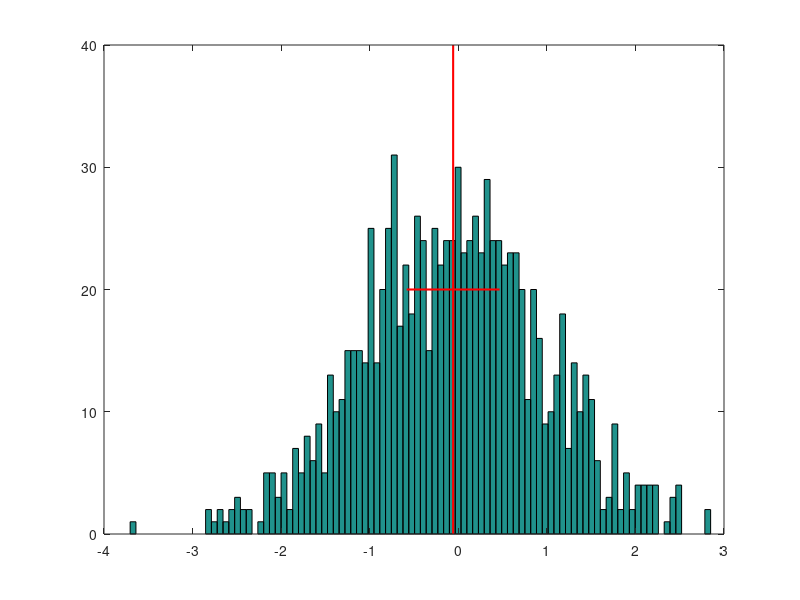

This chart was generated by the following MATLAB code: (Note: this script raises an error after producing the figure.)
%% Introduction
% Statistics is the study of the collection, analysis, interpretation,
% presentation, and organization of data (Wikipedia).
%
% Inference: deductive reasoning whenever enough information is at hand to
% permit it; inductive or plausible reasoning when - as is almost
% invariably the case in real problems - the necessary information is not
% available. But if a problem can be solved by deductive reasoning,
% probability theory is not needed for it; thus our topic is the optimal
% processing of incomplete information.
% 
% Modern statistics are based on probability theory, however, there are a
% gap/distinction between 'probability theory' and 'statistical inference'
% 
%% Let's start with some sampling problem:
rng(1);
nitem=1000;
x = randn(nitem,1);% generate n random sample from a normal distribution
% these n samples are random realization of the underlying distribution
% alternatively, you can view it as a random sampling of the same
% distribution for n times

% x = random('exp',1,[nitem,1]);

hist(x,100);% histogram for visualizing the data
hold on;

mean_x_1=mean(x);% compute the mean, the expected value of x
line([mean_x_1,mean_x_1],[0,40],'color','r','linewidth',1.5)
mean_x_2=sum(x)/length(x);% compute the mean, again
disp(['The mean of x is ' num2str(mean_x_1)])

var_x_1=var(x);% compute the variance, the expected value of (x-E(x))^2
line([mean_x_1-var_x_1/2,mean_x_1+var_x_1/2],[20,20],'color','r','linewidth',1.5)
var_x_2=sum((x-sum(x)/length(x)).^2)/(length(x)-1);% compute the variance, again
disp(['The var of x is ' num2str(var_x_1)])
%
%% biased and unbiased estimation of variance
% recall that from the last part the variance computed by matlab is 
% var_x_2=sum((x-sum(x)/length(x)).^2)/(length(x)-1);
% so why divided by length(x)-1

% Bessel correction
% A partially nice explanation could be found:
% https://liorpachter.wordpress.com/2014/05/25/bessels-correction-and-the-dangers-of-moocs/
% variance can be rewritten as a double sum corresponding to the average
% squared distance between points and the diagonal terms of the sum are
% zero in expectation. An explanation of why this fact leads to the n-1 in
% the unbiased estimator is as follows:

% The first step is to notice that the variance of a random variable is
% equal to half of the expected squared difference of two independent
% identically distributed random variables of that type. Specifically, the
% definition of variance is:

% var(X)=E((X-miu)^2) where miu=E(X) Equivalently, var(X)=E(X^2)-miu^2 Now
% suppose that Y is another random variable identically distributed to X
% and with X,Y independent. Then
% E((X-Y)^2)=2*var(X)
% E((X-Y)^2)=E((X)^2)+E((Y)^2)-2*E(X)*E(Y)=2*E(X^2)-2*miu^2=2*var(X)

% This identity motivates a rewriting of the (uncorrected) sample variance
% s_n in a way that is computationally less efficient, but mathematically
% more insightful:
dist=[];
k=0;
for i=1:length(x)
    for j=1:length(x)
        k=k+1;
        dist(k)=(x(i)-x(j))^2;
    end
end
var_x_3=sum(dist)/length(dist)/2;
disp(['The biased estimator of var of x is ' num2str(var_x_3)])

% the above will be the same as the population variance (also the biased
% estimation of the variance)
% var_x_2=sum((x-sum(x)/length(x)).^2)/(length(x))

% it's bias because we counted i==j, the distance with itself is zero. To
% visulizaed it, we can put a if statment into the loop, or we can use nanmean:
% tips: NaN is very useful dealing with empty or missing data!!!
dist=nan(length(x),length(x));
for i=1:length(x)
    for j=1:length(x)
        if i~=j
            dist(i,j)=(x(i)-x(j))^2;
        end
    end
end
var_x_4=nansum(dist(:))/sum(~isnan(dist(:)))/2; % unbiased
disp(['The unbiased estimator of var of x is ' num2str(var_x_4)])

% even better, lets use the matlab default function:
dist=pdist2(x,x).^2;
var_x_4=sum(dist(:))/(length(x)*(length(x)-1))/2;
%% Covariance
% we actually have a very good code for computing the covariance from
% above, but we will first do it with the classical way.
y=randn(nitem,1);
figure;
scatterhist(x,y)
cov_xy_1 = cov(x,y);
disp(['The covariance between x and y is ' num2str(cov_xy_1(2,1))])

cov_xy_2 = sum((x-mean(x)).*(y-mean(y)))/(length(x)-1);
disp(['The covariance between x and y is ' num2str(cov_xy_2)])

% similar to the above
distxy=nan(length(x),length(x));
for i=1:length(x)
    for j=1:length(x)
        if i~=j
            distxy(i,j)=(x(i)-x(j))*(y(i)-y(j));
        end
    end
end
cov_xy_3 = nansum(distxy(:))/sum(~isnan(distxy(:)))/2; % unbiased
disp(['The covariance between x and y is ' num2str(cov_xy_3)])
imagesc(distxy)
